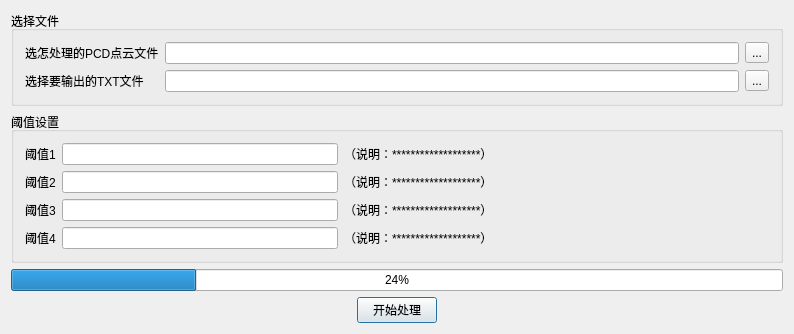
<?xml version="1.0" encoding="UTF-8"?>
<ui version="4.0">
 <class>dlgBinarySignal</class>
 <widget class="QDialog" name="dlgBinarySignal">
  <property name="geometry">
   <rect>
    <x>0</x>
    <y>0</y>
    <width>794</width>
    <height>289</height>
   </rect>
  </property>
  <property name="windowTitle">
   <string>二进制信号生成</string>
  </property>
  <layout class="QGridLayout" name="gridLayout_4">
   <item row="0" column="0">
    <widget class="QGroupBox" name="groupBox">
     <property name="title">
      <string>选择文件</string>
     </property>
     <layout class="QGridLayout" name="gridLayout_2">
      <item row="0" column="0">
       <widget class="QLabel" name="label">
        <property name="text">
         <string>选怎处理的PCD点云文件</string>
        </property>
       </widget>
      </item>
      <item row="0" column="1">
       <widget class="QLineEdit" name="lineEdit">
        <property name="readOnly">
         <bool>true</bool>
        </property>
       </widget>
      </item>
      <item row="0" column="2">
       <widget class="QToolButton" name="toolButton1">
        <property name="text">
         <string>...</string>
        </property>
       </widget>
      </item>
      <item row="1" column="0">
       <widget class="QLabel" name="label_2">
        <property name="text">
         <string>选择要输出的TXT文件</string>
        </property>
       </widget>
      </item>
      <item row="1" column="1">
       <widget class="QLineEdit" name="lineEdit_2">
        <property name="readOnly">
         <bool>true</bool>
        </property>
       </widget>
      </item>
      <item row="1" column="2">
       <widget class="QToolButton" name="toolButton2">
        <property name="text">
         <string>...</string>
        </property>
       </widget>
      </item>
     </layout>
    </widget>
   </item>
   <item row="1" column="0">
    <widget class="QGroupBox" name="groupBox_2">
     <property name="title">
      <string>阈值设置</string>
     </property>
     <layout class="QGridLayout" name="gridLayout_3">
      <item row="0" column="0">
       <widget class="QLabel" name="label_3">
        <property name="text">
         <string>阈值1</string>
        </property>
       </widget>
      </item>
      <item row="0" column="1">
       <widget class="QLineEdit" name="lineEdit1"/>
      </item>
      <item row="0" column="2">
       <widget class="QLabel" name="label_7">
        <property name="text">
         <string>（说明：*******************）</string>
        </property>
       </widget>
      </item>
      <item row="0" column="3">
       <spacer name="horizontalSpacer_3">
        <property name="orientation">
         <enum>Qt::Horizontal</enum>
        </property>
        <property name="sizeHint" stdset="0">
         <size>
          <width>182</width>
          <height>20</height>
         </size>
        </property>
       </spacer>
      </item>
      <item row="1" column="0">
       <widget class="QLabel" name="label_4">
        <property name="text">
         <string>阈值2</string>
        </property>
       </widget>
      </item>
      <item row="1" column="1">
       <widget class="QLineEdit" name="lineEdit2"/>
      </item>
      <item row="1" column="2">
       <widget class="QLabel" name="label_8">
        <property name="text">
         <string>（说明：*******************）</string>
        </property>
       </widget>
      </item>
      <item row="1" column="3">
       <spacer name="horizontalSpacer_4">
        <property name="orientation">
         <enum>Qt::Horizontal</enum>
        </property>
        <property name="sizeHint" stdset="0">
         <size>
          <width>182</width>
          <height>20</height>
         </size>
        </property>
       </spacer>
      </item>
      <item row="2" column="0">
       <widget class="QLabel" name="label_5">
        <property name="text">
         <string>阈值3</string>
        </property>
       </widget>
      </item>
      <item row="2" column="1">
       <widget class="QLineEdit" name="lineEdit3"/>
      </item>
      <item row="2" column="2">
       <widget class="QLabel" name="label_9">
        <property name="text">
         <string>（说明：*******************）</string>
        </property>
       </widget>
      </item>
      <item row="2" column="3">
       <spacer name="horizontalSpacer_5">
        <property name="orientation">
         <enum>Qt::Horizontal</enum>
        </property>
        <property name="sizeHint" stdset="0">
         <size>
          <width>182</width>
          <height>20</height>
         </size>
        </property>
       </spacer>
      </item>
      <item row="3" column="0">
       <widget class="QLabel" name="label_6">
        <property name="text">
         <string>阈值4</string>
        </property>
       </widget>
      </item>
      <item row="3" column="1">
       <widget class="QLineEdit" name="lineEdit4"/>
      </item>
      <item row="3" column="2">
       <widget class="QLabel" name="label_10">
        <property name="text">
         <string>（说明：*******************）</string>
        </property>
       </widget>
      </item>
      <item row="3" column="3">
       <spacer name="horizontalSpacer_6">
        <property name="orientation">
         <enum>Qt::Horizontal</enum>
        </property>
        <property name="sizeHint" stdset="0">
         <size>
          <width>182</width>
          <height>20</height>
         </size>
        </property>
       </spacer>
      </item>
     </layout>
    </widget>
   </item>
   <item row="2" column="0">
    <widget class="QProgressBar" name="progressBar">
     <property name="value">
      <number>24</number>
     </property>
    </widget>
   </item>
   <item row="3" column="0">
    <layout class="QGridLayout" name="gridLayout">
     <item row="0" column="0">
      <spacer name="horizontalSpacer">
       <property name="orientation">
        <enum>Qt::Horizontal</enum>
       </property>
       <property name="sizeHint" stdset="0">
        <size>
         <width>40</width>
         <height>20</height>
        </size>
       </property>
      </spacer>
     </item>
     <item row="0" column="1">
      <widget class="QPushButton" name="pushButton">
       <property name="text">
        <string>开始处理</string>
       </property>
      </widget>
     </item>
     <item row="0" column="2">
      <spacer name="horizontalSpacer_2">
       <property name="orientation">
        <enum>Qt::Horizontal</enum>
       </property>
       <property name="sizeHint" stdset="0">
        <size>
         <width>40</width>
         <height>20</height>
        </size>
       </property>
      </spacer>
     </item>
    </layout>
   </item>
  </layout>
 </widget>
 <layoutdefault spacing="6" margin="11"/>
 <resources/>
 <connections/>
</ui>
